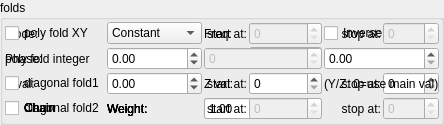
    <widget class="QGroupBox" name="groupBox_2">
     <property name="title">
      <string>folds</string>
     </property>
     <layout class="QVBoxLayout" name="verticalLayout_4" stretch="0">
      <property name="spacing">
       <number>2</number>
      </property>
      <property name="leftMargin">
       <number>2</number>
      </property>
      <property name="topMargin">
       <number>2</number>
      </property>
      <property name="rightMargin">
       <number>2</number>
      </property>
      <property name="bottomMargin">
       <number>2</number>
      </property>
      <item>
       <layout class="QGridLayout" name="gridLayout_9" columnstretch="0,0,0,0,0,0">
        <property name="spacing">
         <number>2</number>
        </property>
        <item row="3" column="5">
         <widget class="MySpinBox" name="spinboxInt_transf_multiplier_stop_iter_3">
          <property name="sizePolicy">
           <sizepolicy hsizetype="Minimum" vsizetype="Maximum">
            <horstretch>0</horstretch>
            <verstretch>0</verstretch>
           </sizepolicy>
          </property>
          <property name="maximum">
           <number>999</number>
          </property>
         </widget>
        </item>
      <item row="1" column="0">
       <widget class="QLabel"><property name="text"><string>Mode:</string></property></widget>
      </item>
      <item row="1" column="1">
       <widget class="MyComboBox" name="comboBox_transf_multiplier_value_mode_3">
        <item><property name="text"><string notr="true">Constant</string></property></item>
        <item><property name="text"><string notr="true">Sine</string></property></item>
        <item><property name="text"><string notr="true">Ramp</string></property></item>
        <item><property name="text"><string notr="true">Exponential</string></property></item>
        <item><property name="text"><string notr="true">Triangle</string></property></item>
        <item><property name="text"><string notr="true">Square</string></property></item>
        <item><property name="text"><string notr="true">Smoothstep</string></property></item>
        <item><property name="text"><string notr="true">Noise</string></property></item>
        <item><property name="text"><string notr="true">Ping-pong</string></property></item>
        <item><property name="text"><string notr="true">Stepped</string></property></item>
       </widget>
      </item>
      <item row="1" column="2">
       <widget class="QLabel"><property name="text"><string>Freq:</string></property></widget>
      </item>
      <item row="1" column="3">
       <widget class="MyDoubleSpinBox" name="spinbox_transf_multiplier_frequency_3">
        <property name="minimum"><double>0.01</double></property><property name="maximum"><double>100.0</double></property>
        <property name="singleStep"><double>0.1</double></property><property name="value"><double>1.0</double></property>
       </widget>
      </item>
      <item row="1" column="4" colspan="2">
       <widget class="MyCheckBox" name="checkBox_transf_multiplier_inverse_3">
        <property name="text"><string>Inverse (1/val)</string></property>
       </widget>
      </item>
      <item row="2" column="0">
       <widget class="QLabel"><property name="text"><string>Phase:</string></property></widget>
      </item>
      <item row="2" column="1">
       <widget class="MyDoubleSpinBox" name="spinbox_transf_multiplier_phase_3">
        <property name="minimum"><double>-10.0</double></property><property name="maximum"><double>10.0</double></property>
        <property name="singleStep"><double>0.1</double></property><property name="value"><double>0.0</double></property>
       </widget>
      </item>
      <item row="2" column="2">
       <widget class="QLabel"><property name="text"><string>|z| gate:</string></property></widget>
      </item>
      <item row="2" column="3">
       <widget class="MyComboBox" name="comboBox_transf_multiplier_threshold_mode_3">
        <item><property name="text"><string notr="true">Off</string></property></item>
        <item><property name="text"><string notr="true">&gt; thresh</string></property></item>
        <item><property name="text"><string notr="true">&lt; thresh</string></property></item>
       </widget>
      </item>
      <item row="2" column="4" colspan="2">
       <widget class="MyDoubleSpinBox" name="spinbox_transf_multiplier_threshold_3">
        <property name="minimum"><double>0.0</double></property><property name="maximum"><double>1000.0</double></property>
        <property name="singleStep"><double>0.1</double></property><property name="value"><double>0.0</double></property>
       </widget>
      </item>
      <item row="3" column="0">
       <widget class="QLabel"><property name="text"><string>Y val:</string></property></widget>
      </item>
      <item row="3" column="1">
       <widget class="MyDoubleSpinBox" name="spinbox_transf_multiplier_scale_y_3">
        <property name="minimum"><double>-100.0</double></property><property name="maximum"><double>100.0</double></property>
        <property name="singleStep"><double>0.01</double></property><property name="value"><double>0.0</double></property>
       </widget>
      </item>
      <item row="3" column="2">
       <widget class="QLabel"><property name="text"><string>Z val:</string></property></widget>
      </item>
      <item row="3" column="3">
       <widget class="MyDoubleSpinBox" name="spinbox_transf_multiplier_scale_z_3">
        <property name="minimum"><double>-100.0</double></property><property name="maximum"><double>100.0</double></property>
        <property name="singleStep"><double>0.01</double></property><property name="value"><double>0.0</double></property>
       </widget>
      </item>
      <item row="3" column="4" colspan="2">
       <widget class="QLabel"><property name="text"><string notr="true">(Y/Z: 0=use main val)</string></property></widget>
      </item>
      <item row="4" column="0">
       <widget class="MyCheckBox" name="checkBox_transf_multiplier_chain_5">
        <property name="text"><string>Chain</string></property>
       </widget>
      </item>
      <item row="4" column="1">
       <widget class="QLabel"><property name="text"><string>Weight:</string></property></widget>
      </item>
      <item row="4" column="2" colspan="2">
       <widget class="MyDoubleSpinBox" name="spinbox_transf_multiplier_weight_5">
        <property name="minimum"><double>0.0</double></property><property name="maximum"><double>10.0</double></property>
        <property name="singleStep"><double>0.1</double></property><property name="value"><double>1.0</double></property>
       </widget>
      </item>
      <item row="4" column="0">
       <widget class="MyCheckBox" name="checkBox_transf_multiplier_chain_4">
        <property name="text"><string>Chain</string></property>
       </widget>
      </item>
      <item row="4" column="1">
       <widget class="QLabel"><property name="text"><string>Weight:</string></property></widget>
      </item>
      <item row="4" column="2" colspan="2">
       <widget class="MyDoubleSpinBox" name="spinbox_transf_multiplier_weight_4">
        <property name="minimum"><double>0.0</double></property><property name="maximum"><double>10.0</double></property>
        <property name="singleStep"><double>0.1</double></property><property name="value"><double>1.0</double></property>
       </widget>
      </item>
      <item row="4" column="0">
       <widget class="MyCheckBox" name="checkBox_transf_multiplier_chain_3">
        <property name="text"><string>Chain</string></property>
       </widget>
      </item>
      <item row="4" column="1">
       <widget class="QLabel"><property name="text"><string>Weight:</string></property></widget>
      </item>
      <item row="4" column="2" colspan="2">
       <widget class="MyDoubleSpinBox" name="spinbox_transf_multiplier_weight_3">
        <property name="minimum"><double>0.0</double></property><property name="maximum"><double>10.0</double></property>
        <property name="singleStep"><double>0.1</double></property><property name="value"><double>1.0</double></property>
       </widget>
      </item>
      <item row="4" column="0">
       <widget class="MyCheckBox" name="checkBox_transf_multiplier_chain_2">
        <property name="text"><string>Chain</string></property>
       </widget>
      </item>
      <item row="4" column="1">
       <widget class="QLabel"><property name="text"><string>Weight:</string></property></widget>
      </item>
      <item row="4" column="2" colspan="2">
       <widget class="MyDoubleSpinBox" name="spinbox_transf_multiplier_weight_2">
        <property name="minimum"><double>0.0</double></property><property name="maximum"><double>10.0</double></property>
        <property name="singleStep"><double>0.1</double></property><property name="value"><double>1.0</double></property>
       </widget>
      </item>
      <item row="4" column="0">
       <widget class="MyCheckBox" name="checkBox_transf_multiplier_chain_1">
        <property name="text"><string>Chain</string></property>
       </widget>
      </item>
      <item row="4" column="1">
       <widget class="QLabel"><property name="text"><string>Weight:</string></property></widget>
      </item>
      <item row="4" column="2" colspan="2">
       <widget class="MyDoubleSpinBox" name="spinbox_transf_multiplier_weight_1">
        <property name="minimum"><double>0.0</double></property><property name="maximum"><double>10.0</double></property>
        <property name="singleStep"><double>0.1</double></property><property name="value"><double>1.0</double></property>
       </widget>
      </item>
        <item row="4" column="0">
         <widget class="MyCheckBox" name="checkBox_transf_function_enabledBy_false">
          <property name="text">
           <string notr="true">diagonal fold2</string>
          </property>
         </widget>
        </item>
        <item row="3" column="3">
         <widget class="MySpinBox" name="spinboxInt_transf_multiplier_start_iter_3">
          <property name="sizePolicy">
           <sizepolicy hsizetype="Minimum" vsizetype="Maximum">
            <horstretch>0</horstretch>
            <verstretch>0</verstretch>
           </sizepolicy>
          </property>
          <property name="maximum">
           <number>999</number>
          </property>
         </widget>
        </item>
        <item row="4" column="3">
         <widget class="MySpinBox" name="spinboxInt_transf_start_iterations_G">
          <property name="enabled">
           <bool>false</bool>
          </property>
          <property name="sizePolicy">
           <sizepolicy hsizetype="Minimum" vsizetype="Maximum">
            <horstretch>0</horstretch>
            <verstretch>0</verstretch>
           </sizepolicy>
          </property>
          <property name="maximum">
           <number>999</number>
          </property>
         </widget>
        </item>
        <item row="2" column="0">
         <widget class="QLabel" name="label_45">
          <property name="text">
           <string>poly fold integer</string>
          </property>
         </widget>
        </item>
        <item row="3" column="0">
         <widget class="MyCheckBox" name="checkBox_transf_function_enabledBy">
          <property name="text">
           <string notr="true">diagonal fold1</string>
          </property>
         </widget>
        </item>
        <item row="4" column="4">
         <widget class="QLabel" name="label_53">
          <property name="text">
           <string>stop at:</string>
          </property>
          <property name="alignment">
           <set>Qt::AlignRight|Qt::AlignTrailing|Qt::AlignVCenter</set>
          </property>
         </widget>
        </item>
        <item row="1" column="5">
         <widget class="MySpinBox" name="spinboxInt_transf_stop_iterations_J">
          <property name="enabled">
           <bool>false</bool>
          </property>
          <property name="sizePolicy">
           <sizepolicy hsizetype="Minimum" vsizetype="Maximum">
            <horstretch>0</horstretch>
            <verstretch>0</verstretch>
           </sizepolicy>
          </property>
          <property name="maximum">
           <number>999</number>
          </property>
         </widget>
        </item>
        <item row="4" column="5">
         <widget class="MySpinBox" name="spinboxInt_transf_stop_iterations_G">
          <property name="enabled">
           <bool>false</bool>
          </property>
          <property name="sizePolicy">
           <sizepolicy hsizetype="Minimum" vsizetype="Maximum">
            <horstretch>0</horstretch>
            <verstretch>0</verstretch>
           </sizepolicy>
          </property>
          <property name="maximum">
           <number>999</number>
          </property>
         </widget>
        </item>
        <item row="1" column="4">
         <widget class="QLabel" name="label_47">
          <property name="text">
           <string>stop at:</string>
          </property>
          <property name="alignment">
           <set>Qt::AlignRight|Qt::AlignTrailing|Qt::AlignVCenter</set>
          </property>
         </widget>
        </item>
        <item row="1" column="3">
         <widget class="MySpinBox" name="spinboxInt_transf_start_iterations_J">
          <property name="enabled">
           <bool>false</bool>
          </property>
          <property name="sizePolicy">
           <sizepolicy hsizetype="Minimum" vsizetype="Maximum">
            <horstretch>0</horstretch>
            <verstretch>0</verstretch>
           </sizepolicy>
          </property>
          <property name="maximum">
           <number>999</number>
          </property>
         </widget>
        </item>
        <item row="1" column="0">
         <widget class="MyCheckBox" name="checkBox_transf_function_enabledCx_false">
          <property name="font">
           <font>
            <weight>50</weight>
            <bold>false</bold>
           </font>
          </property>
          <property name="text">
           <string>poly fold XY</string>
          </property>
         </widget>
        </item>
        <item row="1" column="2">
         <widget class="QLabel" name="label_46">
          <property name="layoutDirection">
           <enum>Qt::LeftToRight</enum>
          </property>
          <property name="text">
           <string>start at:</string>
          </property>
          <property name="alignment">
           <set>Qt::AlignRight|Qt::AlignTrailing|Qt::AlignVCenter</set>
          </property>
         </widget>
        </item>
        <item row="4" column="2">
         <widget class="QLabel" name="label_52">
          <property name="layoutDirection">
           <enum>Qt::LeftToRight</enum>
          </property>
          <property name="text">
           <string>start at:</string>
          </property>
          <property name="alignment">
           <set>Qt::AlignRight|Qt::AlignTrailing|Qt::AlignVCenter</set>
          </property>
         </widget>
        </item>
        <item row="3" column="2">
         <widget class="QLabel" name="label_50">
          <property name="layoutDirection">
           <enum>Qt::LeftToRight</enum>
          </property>
          <property name="text">
           <string>start at:</string>
          </property>
          <property name="alignment">
           <set>Qt::AlignRight|Qt::AlignTrailing|Qt::AlignVCenter</set>
          </property>
         </widget>
        </item>
        <item row="3" column="4">
         <widget class="QLabel" name="label_49">
          <property name="text">
           <string>stop at:</string>
          </property>
          <property name="alignment">
           <set>Qt::AlignRight|Qt::AlignTrailing|Qt::AlignVCenter</set>
          </property>
         </widget>
        </item>
        <item row="2" column="2" colspan="2">
         <widget class="MySpinBox" name="spinboxInt_transf_int_3">
          <property name="enabled">
           <bool>false</bool>
          </property>
          <property name="sizePolicy">
           <sizepolicy hsizetype="Minimum" vsizetype="Maximum">
            <horstretch>0</horstretch>
            <verstretch>0</verstretch>
           </sizepolicy>
          </property>
          <property name="maximum">
           <number>999</number>
          </property>
         </widget>
        </item>
       </layout>
      </item>
     </layout>
    </widget>
